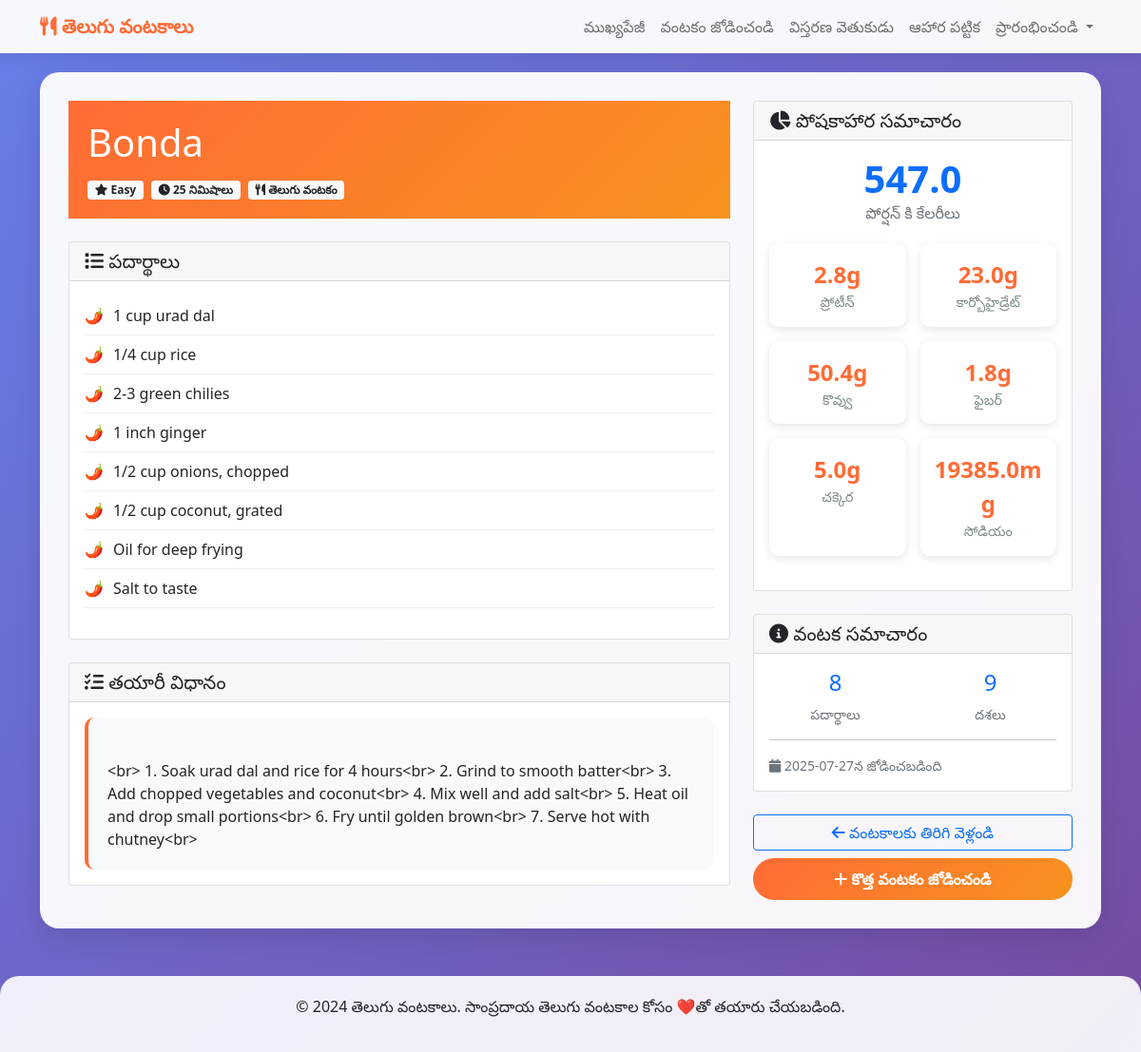
Screenshot of /recipe/16 with the database file from the repository.
### tables this page shows
CREATE TABLE recipes (
                id INTEGER PRIMARY KEY AUTOINCREMENT,
                name TEXT NOT NULL,
                ingredients TEXT NOT NULL,
                instructions TEXT NOT NULL,
                cooking_time INTEGER,
                difficulty TEXT,
                category TEXT DEFAULT 'main_course',
                cuisine_type TEXT DEFAULT 'Telugu',
                tags TEXT DEFAULT '[]',
                created_at TIMESTAMP DEFAULT CURRENT_TIMESTAMP,
                updated_at TIMESTAMP DEFAULT CURRENT_TIMESTAMP
            );

CREATE TABLE nutrition (
                id INTEGER PRIMARY KEY AUTOINCREMENT,
                recipe_id INTEGER,
                calories REAL,
                protein REAL,
                carbs REAL,
                fat REAL,
                fiber REAL,
                sugar REAL,
                sodium REAL,
                nutrition_data TEXT,
                created_at TIMESTAMP DEFAULT CURRENT_TIMESTAMP,
                FOREIGN KEY (recipe_id) REFERENCES recipes (id)
            );

### app.py (the view)
@app.route('/recipe/<int:recipe_id>')
def recipe_detail(recipe_id):
    recipes = db.get_all_recipes()
    recipe = next((r for r in recipes if r['id'] == recipe_id), None)
    if recipe:
        return render_template('recipe_detail.html', recipe=recipe)
    return redirect(url_for('index'))

### templates/recipe_detail.html (shortened to what this page needs)
{% extends "base.html" %}
{% block content %}
<div class="main-container">
    <div class="row">
        <div class="col-lg-8">
            <div class="recipe-header mb-4">
                <h1 class="mb-3">{{ recipe.name }}</h1>
                <div class="d-flex flex-wrap gap-2">
                    {% if recipe.difficulty %}
                    <span class="badge bg-light text-dark">
                        <i class="fas fa-star"></i> {{ recipe.difficulty }}
                    </span>
                    {% endif %}
                    {% if recipe.cooking_time %}
                    <span class="badge bg-light text-dark">
                        <i class="fas fa-clock"></i> {{ recipe.cooking_time }} నిమిషాలు
                    </span>
                    {% endif %}
                    <span class="badge bg-light text-dark">
                        <i class="fas fa-utensils"></i> తెలుగు వంటకం
                    </span>
                </div>
            </div>
            <div class="card mb-4">
                <div class="card-header">
                    <h5 class="mb-0">
                        <i class="fas fa-list"></i> పదార్థాలు
                    </h5>
                </div>
                <div class="card-body">
                    <ul class="ingredients-list">
                        {% for ingredient in recipe.ingredients %}
                        <li>{{ ingredient }}</li>
                        {% endfor %}
                    </ul>
                </div>
            </div>
            <div class="card">
                <div class="card-header">
                    <h5 class="mb-0">
                        <i class="fas fa-tasks"></i> తయారీ విధానం
                    </h5>
                </div>
                <div class="card-body">
                    <div class="instructions">
                        {{ recipe.instructions|safe|replace('\n', '<br>') }}
                    </div>
                </div>
            </div>
        </div>
        <div class="col-lg-4">
            {% if recipe.nutrition and recipe.nutrition.calories %}
            <div class="card mb-4">
                <div class="card-header">
                    <h5 class="mb-0">
                        <i class="fas fa-chart-pie"></i> పోషకాహార సమాచారం
                    </h5>
                </div>
                <div class="card-body">
                    <div class="text-center mb-3">
                        <div class="display-6 fw-bold text-primary">{{ recipe.nutrition.calories|round(1) }}</div>
                        <div class="text-muted">పోర్షన్ కి కేలరీలు</div>
                    </div>
                    <div class="stats-grid">
                        <div class="stat-item">
                            <div class="stat-value">{{ recipe.nutrition.protein|round(1) }}g</div>
                            <div class="stat-label">ప్రోటీన్</div>
                        </div>
                        <div class="stat-item">
                            <div class="stat-value">{{ recipe.nutrition.carbs|round(1) }}g</div>
                            <div class="stat-label">కార్బోహైడ్రేట్</div>
                        </div>
                        <div class="stat-item">
                            <div class="stat-value">{{ recipe.nutrition.fat|round(1) }}g</div>
                            <div class="stat-label">కొవ్వు</div>
                        </div>
                        <div class="stat-item">
                            <div class="stat-value">{{ recipe.nutrition.fiber|round(1) }}g</div>
                            <div class="stat-label">ఫైబర్</div>
                        </div>
                        <div class="stat-item">
                            <div class="stat-value">{{ recipe.nutrition.sugar|round(1) }}g</div>
                            <div class="stat-label">చక్కెర</div>
                        </div>
                        <div class="stat-item">
                            <div class="stat-value">{{ recipe.nutrition.sodium|round(1) }}mg</div>
                            <div class="stat-label">సోడియం</div>
                        </div>
                    </div>
                </div>
            </div>
            {% endif %}
            <div class="card">
                <div class="card-header">
                    <h5 class="mb-0">
                        <i class="fas fa-info-circle"></i> వంటక సమాచారం
                    </h5>
                </div>
                <div class="card-body">
                    <div class="row">
                        <div class="col-6">
                            <div class="text-center">
                                <div class="h4 text-primary">{{ recipe.ingredients|length }}</div>
                                <div class="text-muted small">పదార్థాలు</div>
                            </div>
                        </div>
                        <div class="col-6">
                            <div class="text-center">
                                <div class="h4 text-primary">{{ recipe.instructions.split('\n')|length }}</div>
                                <div class="text-muted small">దశలు</div>
                            </div>
                        </div>
                    </div>
                    {% if recipe.created_at %}
                    <hr>
                    <div class="text-muted small">
                        <i class="fas fa-calendar"></i> {{ recipe.created_at.split(' ')[0] }}న జోడించబడింది
                    </div>
                    {% endif %}
                </div>
            </div>
            <div class="mt-4">
                <a href="{{ url_for('index') }}" class="btn btn-outline-primary w-100 mb-2">
                    <i class="fas fa-arrow-left"></i> వంటకాలకు తిరిగి వెళ్లండి
                </a>
                <a href="{{ url_for('add_recipe') }}" class="btn btn-primary w-100">
                    <i class="fas fa-plus"></i> కొత్త వంటకం జోడించండి
                </a>
            </div>
        </div>
    </div>
</div>
{% endblock %}

### templates/base.html (style rules this page uses)
:root { --primary-color: #ff6b35; --secondary-color: #f7931e; --accent-color: #ffd23f; --text-dark: #2c3e50; --text-light: #7f8c8d; --bg-light: #f8f9fa; }
body { font-family: 'Segoe UI', Tahoma, Geneva, Verdana, sans-serif; background: linear-gradient(135deg, #667eea 0%, #764ba2 100%); min-height: 100vh; }
.main-container { background: rgba(255, 255, 255, 0.95); border-radius: 20px; box-shadow: 0 10px 30px rgba(0,0,0,0.1); margin: 20px auto; padding: 30px; backdrop-filter: blur(10px); }
.recipe-header { background: linear-gradient(135deg, var(--primary-color), var(--secondary-color)); color: white; padding: 20px; }
.btn-primary { background: linear-gradient(135deg, var(--primary-color), var(--secondary-color)); border: none; border-radius: 25px; padding: 10px 25px; font-weight: bold; }
.stats-grid { display: grid; grid-template-columns: repeat(auto-fit, minmax(120px, 1fr)); gap: 15px; margin: 20px 0; }
.stat-item { background: white; padding: 15px; border-radius: 10px; text-align: center; box-shadow: 0 3px 10px rgba(0,0,0,0.1); }
.stat-value { font-size: 1.5em; font-weight: bold; color: var(--primary-color); }
.stat-label { font-size: 0.9em; color: var(--text-light); }
.ingredients-list { list-style: none; padding: 0; }
.ingredients-list li { padding: 8px 0; border-bottom: 1px solid #eee; }
.ingredients-list li:before { content: "🌶️"; margin-right: 10px; }
.instructions { background: #f8f9fa; padding: 20px; border-radius: 10px; border-left: 4px solid var(--primary-color); }

### rows the page displays
recipes: name "Bonda", difficulty "Easy", cooking_time "25", instructions "<br> 1. Soak urad dal and rice for 4 hours<br> 2. Grind to smooth batter<br> 3. Add chopped vegetables and coconut<br> 4. Mix well and add salt<br> 5. Heat oil and drop small portions<br> 6. Fry until golden brown<br> 7. Serve hot with chutney<br>", created_at "2025-07-27"
nutrition: nutrition.calories "547.0", nutrition.protein "2.8", nutrition.carbs "23.0", nutrition.fat "50.4", nutrition.fiber "1.8", nutrition.sugar "5.0", nutrition.sodium "19385.0"

### other values shown
{{ ingredient }} "1 cup urad dal" "1/4 cup rice" "2-3 green chilies" "1 inch ginger" "1/2 cup onions, chopped" "1/2 cup coconut, grated" "Oil for deep frying" "Salt to taste"
{{ recipe.ingredients|length }} "8"
{{ recipe.instructions.split('\n')|length }} "9"
